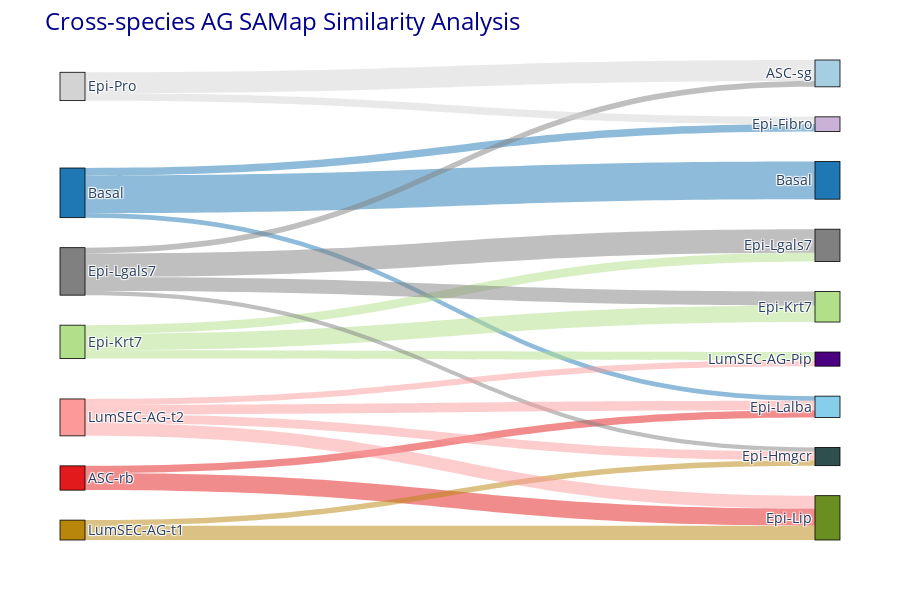

Notebook code cell kept with this figure:
### Code cell
node_colors = assign_cell_type_colors(layers, color_dict)

# 2. 根据起始节点的颜色来分配链接颜色
link_colors = [
    f"rgba({int(c[1:3], 16)}, {int(c[3:5], 16)}, {int(c[5:7], 16)}, 0.5)"  # 将十六进制转换为rgba
    for c in [node_colors[source] for source in sankey_links["source"]]
]

# 3. 绘制Sankey图并调整布局
fig = go.Figure(go.Sankey(
    node=dict(
        pad=30,  # 调整节点之间的间距，优化布局
        thickness=25,  # 增加节点的厚度，改善视觉效果
        line=dict(color="black", width=0.8),  # 调整节点边框
        label=fix_nodes,  # 使用细胞类型名称作为节点标签
        color=node_colors,  # 为节点分配颜色
    ),
    link=dict(
        source=sankey_links["source"],  # 链接的起始节点
        target=sankey_links["target"],  # 链接的目标节点
        value=sankey_links["value"],  # 每个链接的权重
        color=link_colors,  # 链接的颜色依赖于起始节点的颜色
    )
))

# 4. 确保图表每列数据的y轴长度一致
fig.update_traces(arrangement="snap")  # 使用snap模式保证布局整齐

# 5. 更新布局，设置图表的外观和尺寸
fig.update_layout(
    title_text="Cross-species AG SAMap Similarity Analysis",  # 设置标题
    title_font=dict(size=24, color="darkblue"),  # 设置标题字体大小和颜色
    font_size=14,  # 设置全局字体大小
    paper_bgcolor="white",  # 设置纸张背景颜色
    plot_bgcolor="white",  # 设置绘图区域背景颜色
    margin=dict(l=60, r=60, t=60, b=60),  # 设置图表边距
    height=600,  # 设置图表高度
    width=900   # 设置图表宽度
)

### Figure 1 — Plotly figure (JSON) as saved in the notebook; plotly's stock layout.template omitted (floating-point values rounded to 4 significant figures)
{"data": [{"arrangement": "snap", "link": {"color": ["rgba(227, 26, 28, 0.5)", "rgba(227, 26, 28, 0.5)", "rgba(31, 120, 180, 0.5)", "rgba(31, 120, 180, 0.5)", "rgba(31, 120, 180, 0.5)", "rgba(178, 223, 138, 0.5)", "rgba(178, 223, 138, 0.5)", "rgba(178, 223, 138, 0.5)", "rgba(128, 128, 128, 0.5)", "rgba(128, 128, 128, 0.5)", "rgba(128, 128, 128, 0.5)", "rgba(128, 128, 128, 0.5)", "rgba(211, 211, 211, 0.5)", "rgba(211, 211, 211, 0.5)", "rgba(184, 134, 11, 0.5)", "rgba(184, 134, 11, 0.5)", "rgba(251, 154, 153, 0.5)", "rgba(251, 154, 153, 0.5)", "rgba(251, 154, 153, 0.5)", "rgba(251, 154, 153, 0.5)"], "source": [0, 0, 1, 1, 1, 2, 2, 2, 3, 3, 3, 3, 4, 4, 5, 5, 6, 6, 6, 6], "target": [12, 14, 8, 9, 12, 11, 13, 15, 7, 10, 11, 13, 7, 9, 10, 14, 10, 12, 14, 15], "value": [0.1811, 0.4283, 0.9441, 0.1882, 0.1153, 0.413, 0.2194, 0.2079, 0.1446, 0.102, 0.3534, 0.5934, 0.5295, 0.1828, 0.1392, 0.3602, 0.2177, 0.2375, 0.3253, 0.1468]}, "node": {"color": ["#e31a1c", "#1f78b4", "#b2df8a", "#808080", "#D3D3D3", "#B8860B", "#fb9a99", "#a6cee3", "#1f78b4", "#cab2d6", "#2F4F4F", "#b2df8a", "#87CEEB", "#808080", "#6B8E23", "#4B0082"], "label": ["ASC-rb", "Basal", "Epi-Krt7", "Epi-Lgals7", "Epi-Pro", "LumSEC-AG-t1", "LumSEC-AG-t2", "ASC-sg", "Basal", "Epi-Fibro", "Epi-Hmgcr", "Epi-Krt7", "Epi-Lalba", "Epi-Lgals7", "Epi-Lip", "LumSEC-AG-Pip"], "line": {"color": "black", "width": 0.8}, "pad": 30, "thickness": 25}, "type": "sankey"}], "layout": {"font": {"size": 14}, "height": 600, "margin": {"b": 60, "l": 60, "r": 60, "t": 60}, "paper_bgcolor": "white", "plot_bgcolor": "white", "title": {"font": {"color": "darkblue", "size": 24}, "text": "Cross-species AG SAMap Similarity Analysis"}, "width": 900}}
